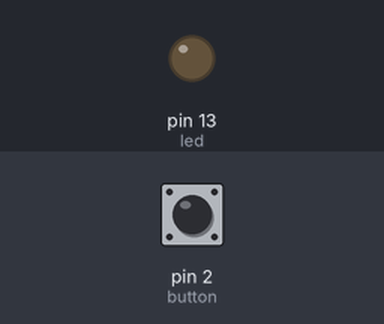
This sketch was run on a simulated Arduino Uno, built with avr-gcc and run on an emulated ATmega328P. Parts: output pins drawn as LEDs (lit = HIGH). The inputs (shaded band) are chosen by the test bench; at power-on: pin 2 (button) LOW.

Above: at 1.2 s.
1.3 s: pin 2 (button) pulled HIGH for 0.15 s
At 1.37 s:
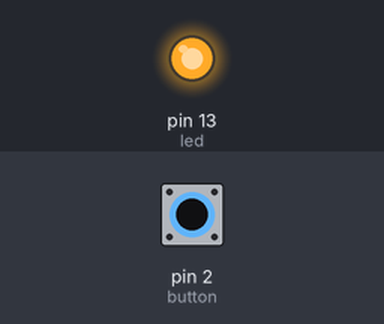
2.9 s: pin 2 (button) pulled HIGH for 3.2 s
At 7.2 s:
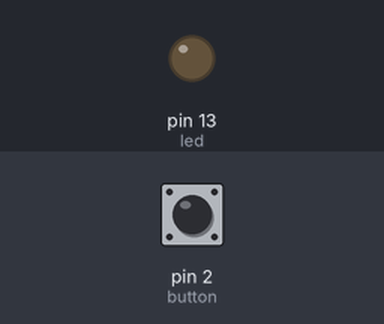
Timing chart, 0 to 8.7 s (numbered marks = the images above; inputs shaded):
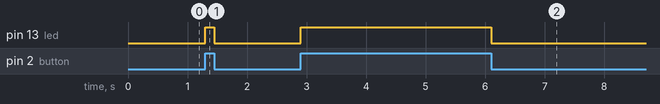

The sketch:

Arduino-P82-Debouncing.ino
```cpp
#define button 2
#define led 13

void setup(){
  pinMode(button, INPUT);
  pinMode(led, OUTPUT);
}

void loop(){
  digitalWrite(led,digitalRead(button));
}
```

Measured:
- after the input at 1.3 s, pin 13 (led): LOW → HIGH at once, → LOW 0.15 s later
- after the input at 2.9 s, pin 13 (led): LOW → HIGH at once, → LOW 3.2 s later
